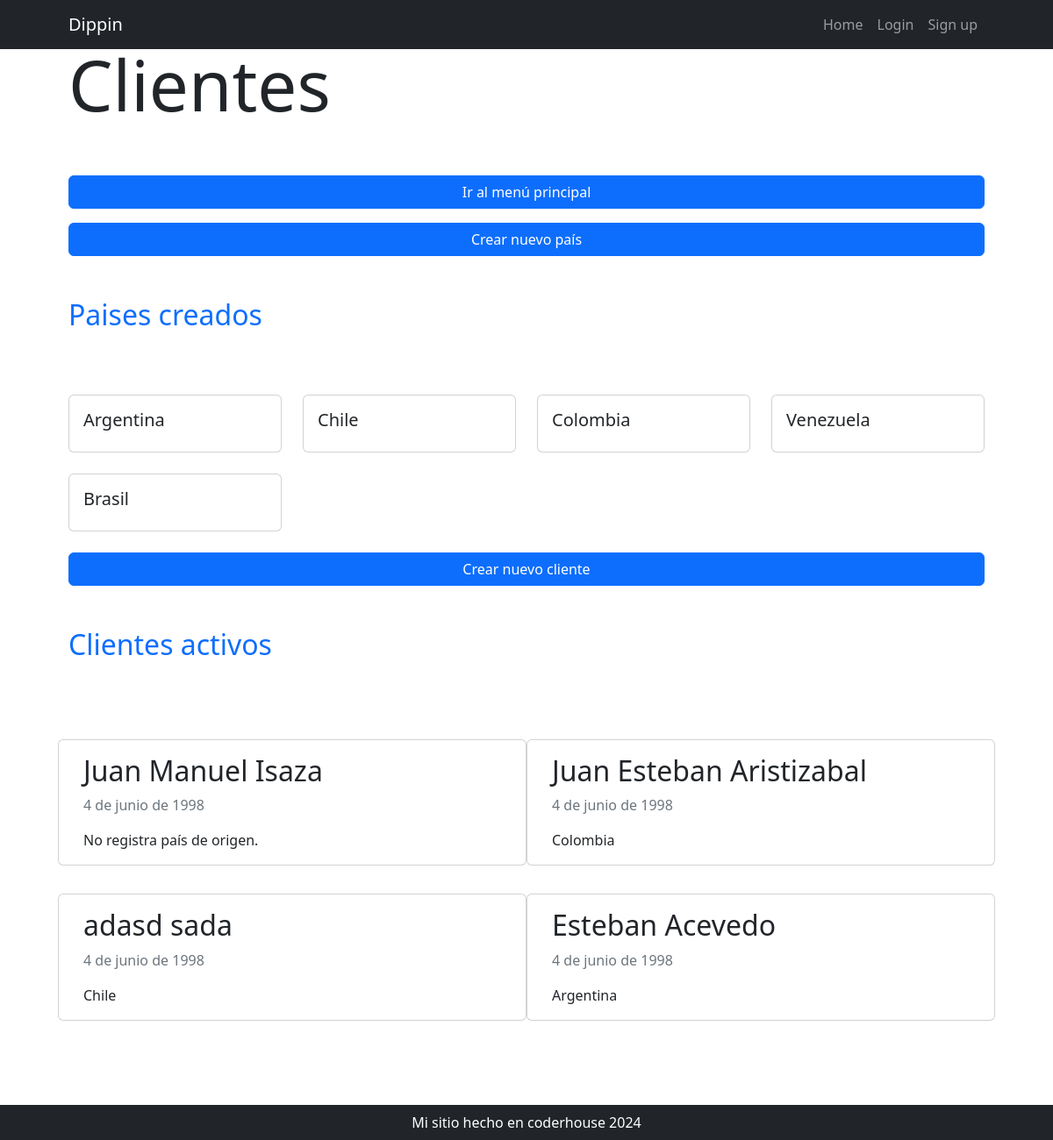
/cliente/home/, run on an earlier commit of the app's database.
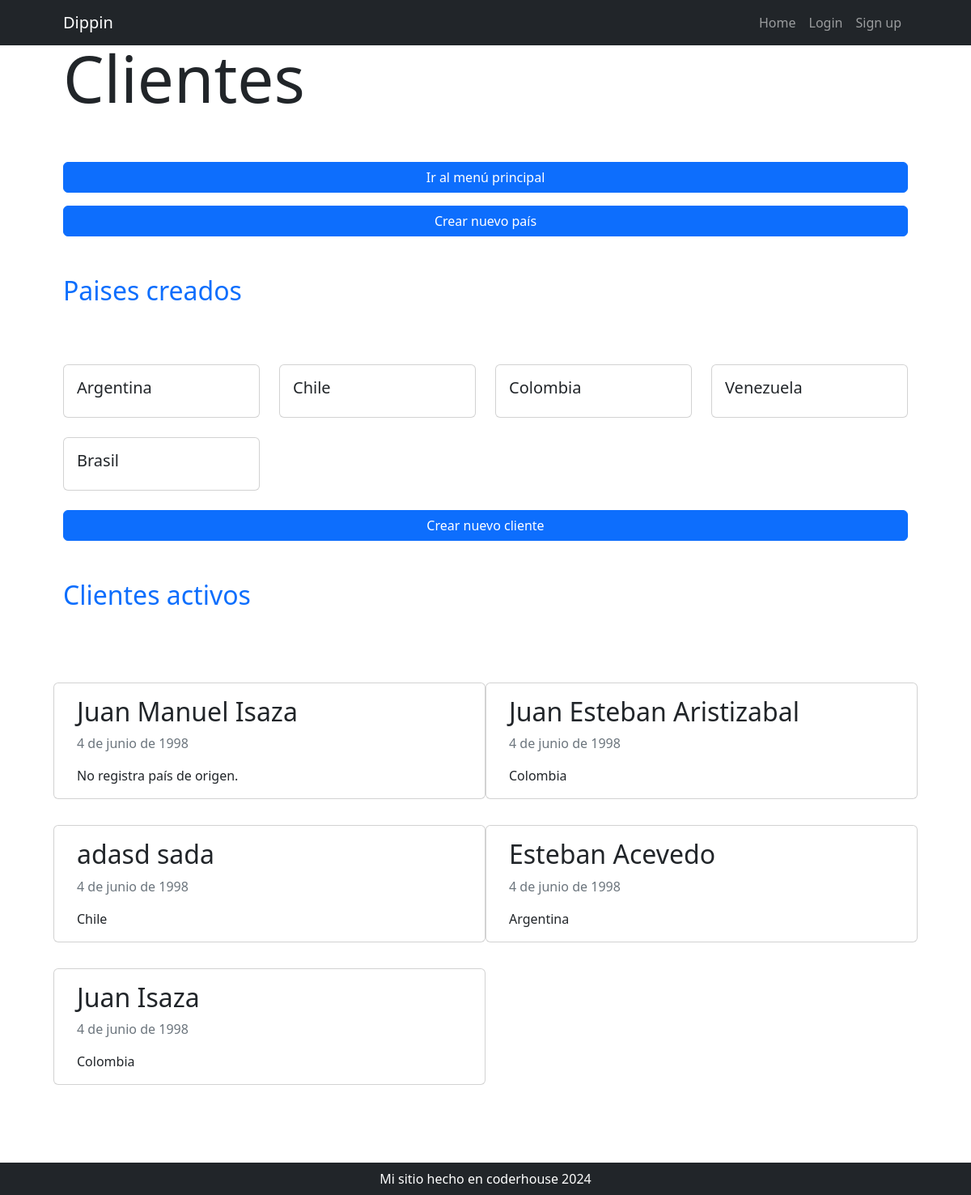
And on a later commit of the database.
### cliente/models.py (models this page shows, shortened)
class Pais(models.Model):
    nombre = models.CharField(max_length=50, verbose_name="pais", unique=True)
    def __str__(self):
        return self.nombre
    class Meta:
        verbose_name_plural = "paises"

class Cliente(models.Model):
    nombre = models.CharField(max_length=50)
    apellido = models.CharField(max_length=50)
    nacimiento = models.DateField(null=True)
    pais_origen_id = models.ForeignKey(Pais, on_delete=models.SET_NULL, blank=True, null=True, verbose_name="pais de origen")

### cliente/views.py (the view)
# urls.py: path("home/", views.home, name="home"),
def home(request):
    consulta_clientes = models.Cliente.objects.all()
    consulta_paises = models.Pais.objects.all()
    context = {"clientes":consulta_clientes, "paises":consulta_paises}
    return render(request, "cliente/index.html", context)

### cliente/templates/cliente/index.html
{% extends 'core/base.html' %}
{% block titulo %}
    {% include 'core/components/titulo1.html' with titulo="Clientes" %}
{% endblock titulo %}
{% block contenido %}
<div class="d-flex flex-column">
    <a href="{% url 'core:home' %}" class="btn btn-primary mb-3">Ir al menú principal</a>
    <a href="{% url 'cliente:pais_create' %}" class="btn btn-primary">Crear nuevo país</a>
</div>
<div class="row align-items-center my-5">
    <h1 class="pb-lg-3 text-primary fs-2">
        Paises creados
    </h1>
</div>
<div class="row row-cols-1 row-cols-md-2 row-cols-lg-4">
    {% for pais in paises %}
        <div class="col mb-4">
            <div class="card">
                <div class="card-body">
                    <h5 class="card-title">{{ pais.nombre }}</h5>
                </div>
            </div>
        </div>
    {% endfor %}
</div>
<div class="d-flex flex-column">
    <a href="{% url 'cliente:cliente_create' %}" class="btn btn-primary">Crear nuevo cliente</a>
</div>
<div class="row align-items-center my-5">
    <h1 class="pb-lg-3 text-primary fs-2">
        Clientes activos
    </h1>
</div>
<div class="row row-cols-1 row-cols-md-2">
    {% for cliente in clientes %}
        <div class="card my-3">
            <div class="card-body">
                <h2 class="card-title">{{ cliente.nombre }} {{ cliente.apellido }}</h2>
                <p class="card-text text-muted">{{ cliente.nacimiento }}</p>
                {% if cliente.pais_origen_id %}
                    <p class="card-text">{{ cliente.pais_origen_id }}</p>
                {% else %}
                    <p class="card-text">No registra país de origen.</p>
                {% endif %}
            </div>
        </div>
    {% endfor %}
</div>
<div class="row align-items-center my-5">
    <h1 class="pb-lg-3 text-primary fs-2">
    </h1>
</div>
{% endblock contenido %}

What changed in the data, as far as the page shows it:
added Cliente: nombre "Juan", apellido "Isaza", nacimiento "4 de junio de 1998", pais_origen_id "Colombia"
